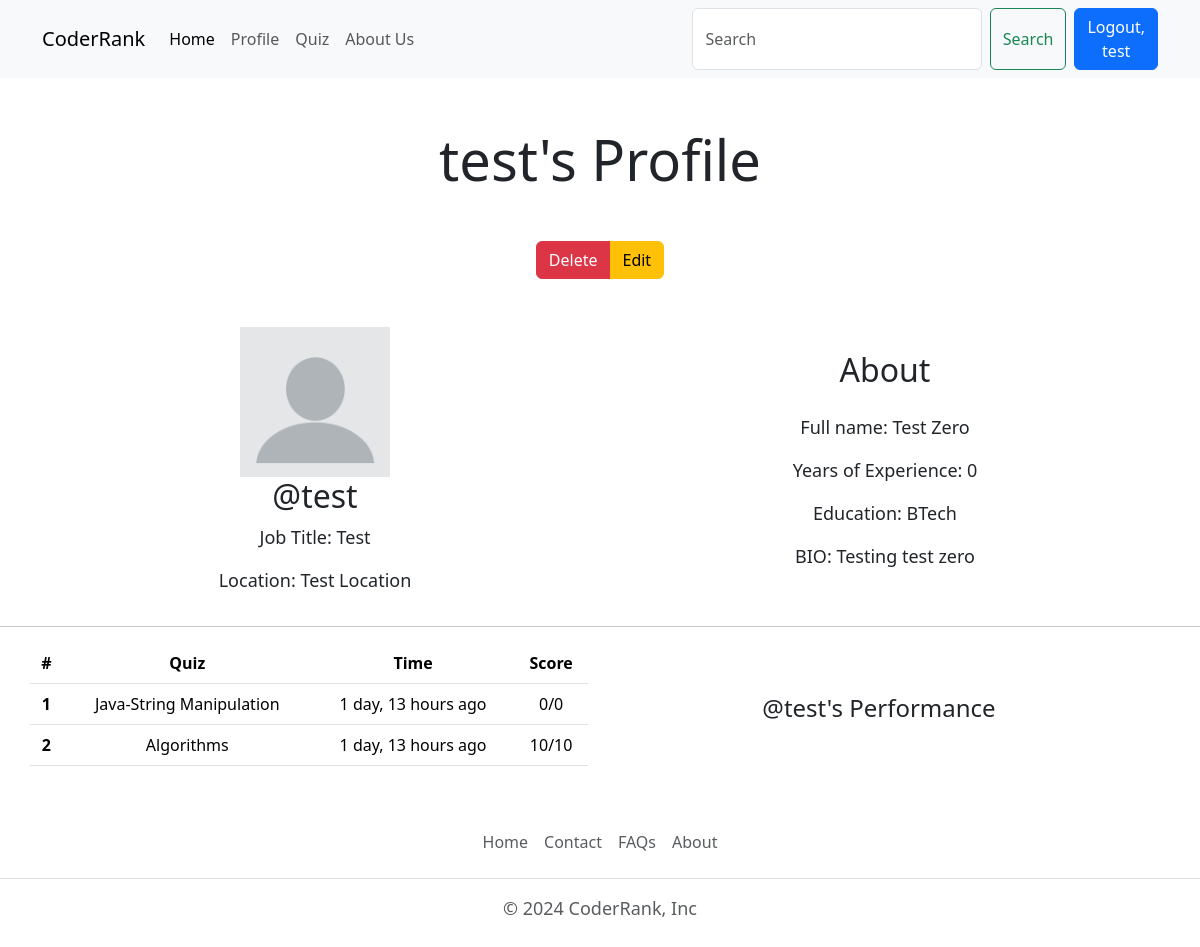
Screenshot of /user/profile/test (signed in) with the database file from the repository.
### account/models.py (models this page shows, shortened)
class Profile(models.Model):
    user = models.OneToOneField(User, on_delete=models.CASCADE, null=True)
    email_id= models.CharField(max_length=55, unique=True, null=True)
    bio = models.TextField(blank=True, null=True)
    profile_img = models.ImageField(upload_to='profile_images', default='blank-profile-picture-973460_1280.png', blank=True, null=True)
    location = models.CharField(max_length=100, blank=True, null=True)
    job_title = models.CharField(max_length=100, blank=True, null=True)
    years_of_exp = models.PositiveIntegerField(blank=True, null=True)
    education = models.CharField(max_length=100, blank=True, null=True)
    @property
    def full_name(self):
        return f"{self.user.first_name} {self.user.last_name}"

### quiz/models.py (models this page shows, shortened)
class QuizSubmission(models.Model):
    user=models.ForeignKey(User, on_delete=models.CASCADE)
    quiz=models.ForeignKey(Quiz, on_delete=models.CASCADE)
    score=models.IntegerField()
    submitted_at=models.DateTimeField(auto_now_add=True)

class Quiz(models.Model):
    title=models.CharField(max_length=255)
    description=models.TextField()
    category=models.ForeignKey(Category, on_delete=models.CASCADE)
    quiz_file=models.FileField(upload_to='quiz/')
    created_at=models.DateTimeField(auto_now_add=True)
    updated_at=models.DateTimeField(auto_now=True)
    class Meta:
        verbose_name_plural="Quizes"

class Question(models.Model):
    quiz=models.ForeignKey(Quiz, on_delete=models.CASCADE)
    text=models.TextField()

### account/views.py (the view)
# urls.py: path('profile/<str:username>',views.profile, name='profile'),
@login_required(login_url='login')
def profile(request,username):
    user_obj=User.objects.get(username=username)
    user_profile=Profile.objects.get(user=user_obj)
    result=QuizSubmission.objects.filter(user=user_obj)
    context={"user_profile":user_profile, "result":result}
    return render(request,"profile.html",context)

### templates/profile.html (shortened to what this page needs)
{%extends 'index.html'%}
{% block content %}
<h1 class="display-4 text-center my-5">{{user_profile.user.username}}'s Profile</h1>
{% if request.user.username == user_profile.user.username%}
<div class="container text-center mb-5">
  <div class="btn-group" role="group" aria-label="Basic mixed styles example">
    <a href="{% url 'delete_profile'%}" type="button" class="btn btn-danger">Delete</a>
    <a href="{% url 'edit_profile'%}" type="button" class="btn btn-warning">Edit</a>
  </div>
</div>
{% endif %}
<div class="container text-center">
  <div class="row align-items-center">
    <div class="col">
      <img src="{{user_profile.profile_img.url}}" alt="user" width="150" height="150">
      <h2>@{{user_profile.user.username}}</h2>
      <p>Job Title: {{user_profile.job_title}}</p>
      <p>Location: {{user_profile.location}}</p>
    </div>
    <div class="col">
      <h2 class="mb-4">About</h2>
      <p>Full name: {{user_profile.full_name}}</p>
      <p>Years of Experience: {{user_profile.years_of_exp}}</p>
      <p>Education: {{user_profile.education}}</p>
      <p>BIO: {{user_profile.bio}}</p>
    </div>
  </div>
</div>
<hr>
<div class="container text-center">
  <div class="row align-items-center">
    <table class="col table table-hover">
      <thead>
        <tr>
          <th scope="col">#</th>
          <th scope="col">Quiz</th>
          <th scope="col">Time</th>
          <th scope="col">Score</th>
        </tr>
      </thead>
      <tbody>
        {%for score in result %}
        <tr>
          <th scope="row">{{forloop.counter}}</th>
          <td>{{score.quiz.title}}</td>
          <td>{{score.submitted_at|timesince}} ago</td>
          <td>{{score.score}}/{{score.quiz.question_set.all|length}}</td>
        </tr>
        {%endfor%}
      </tbody>
    </table>
    <div class="col">
      <h4>@{{user_profile.user.username}}'s Performance</h4>
    </div>
  </div>
</div>
{% endblock content %}

### templates/components/header.html (shortened to what this page needs)
<nav class="navbar navbar-expand-lg bg-body-tertiary">
    <div class="container">
        <a class="navbar-brand"href="{% url 'home' %}">CoderRank</a>
        <div class="collapse navbar-collapse" id="navbarSupportedContent">
            <ul class="navbar-nav me-auto mb-2 mb-lg-0">
                <li class="nav-item">
                    <a class="nav-link active" aria-current="page" href="{% url 'home' %}">Home</a>
                </li>
                {% if user.is_authenticated %}
                <li class="nav-item">
                    <a class="nav-link" href="{% url 'profile' user.username %}">Profile</a>
                </li>
                {% endif %}
                <li class="nav-item">
                    <a class="nav-link" href="{% url 'all_quiz' %}">Quiz</a>
                </li>
                <li class="nav-item">
                    <a class="nav-link" href="{% url 'about_us' %}">About Us</a>
                </li>
            </ul>
            <form class="d-flex" role="search">
                <input class="form-control me-2" type="search" placeholder="Search" aria-label="Search">
                <button class="btn btn-outline-success" type="submit">Search</button>
                {% if user.is_authenticated %}
                <a href="{% url 'logout'%}" class="btn btn-primary ms-2">Logout, {{user.username}}</a>
                {% else %}
                <a href="{% url 'login'%}" class="btn btn-primary ms-2">Login</a>
                {%endif%}
            </form>
        </div>
    </div>
</nav>

### static/css/style.css (style rules this page uses)
p { font-size: large; font-weight: 400; }

### rows the page displays
Profile: user.username "test", profile_img (placeholder picture), job_title "Test", location "Test Location", full_name "Test Zero", years_of_exp "0", education "BTech", bio "Testing test zero"
QuizSubmission: quiz "Java-String Manipulation", submitted_at "1 day, 13 hours", score "0", quiz.question_set.all|length "0"
QuizSubmission: quiz "Algorithms", submitted_at "1 day, 13 hours", score "10", quiz.question_set.all|length "10"

### other values shown
{{ user.username }} "test"
